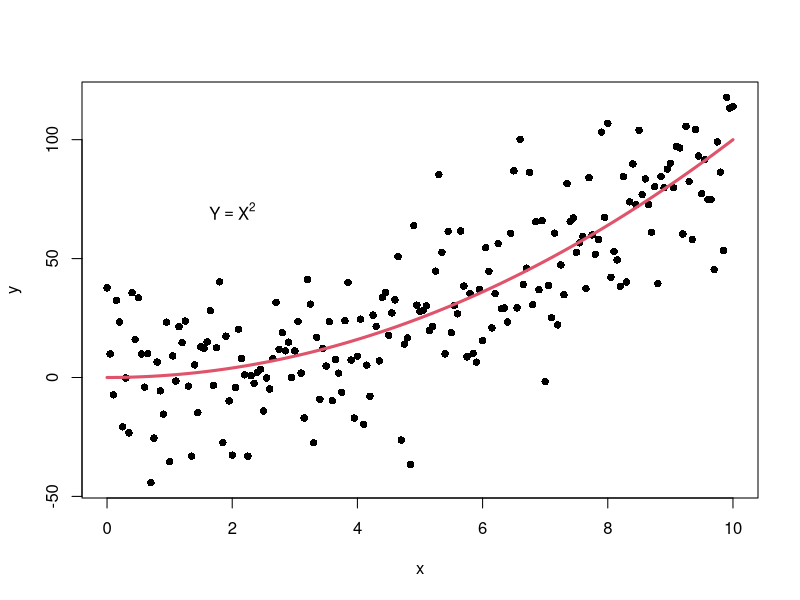
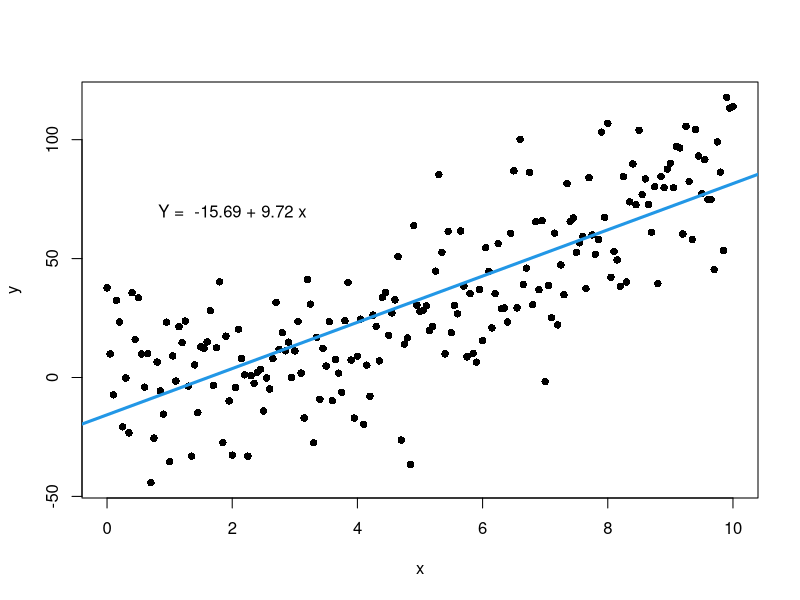
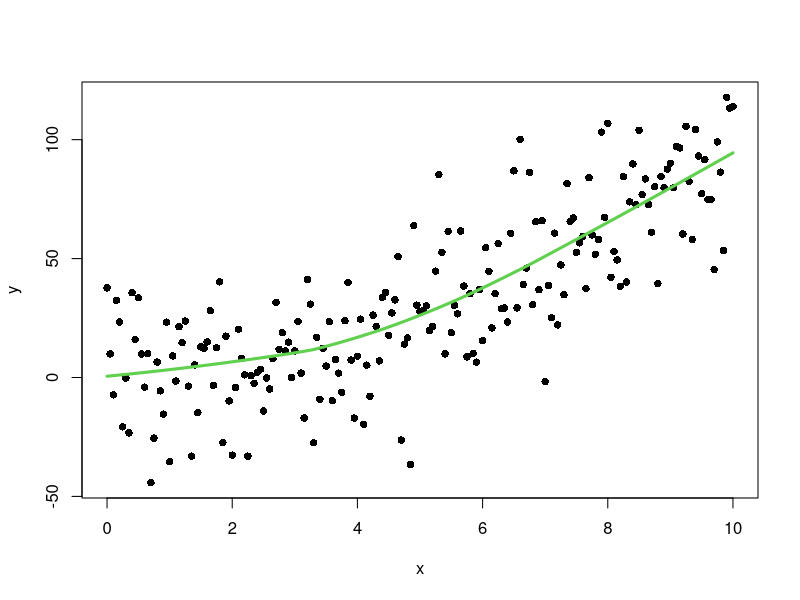

The R source for these figures, in order:
# Data. Model: Y = X ^ 2
set.seed(54)
x <- seq(0, 10, by = 0.05)
y <- x ^ 2 + rnorm(length(x), sd = 20)

# Scatter plot and underlying model
plot(x, y, pch = 16)
lines(x, x ^ 2, col = 2, lwd = 3)

# Text
text(2, 70, expression(Y == X ^ 2)) 

# Scatter plot with linear regression
plot(x, y, pch = 16)
abline(lm(y ~ x), col = 4, lwd = 3)

# Text
coef <- round(coef(lm(y ~ x)), 2)
text(2, 70,  paste("Y = ", coef[1], "+", coef[2], "x"))


# Scatter plot with LOWESS regression curve
plot(x, y, pch = 16)
lines(lowess(x, y), col = 3, lwd = 3)
